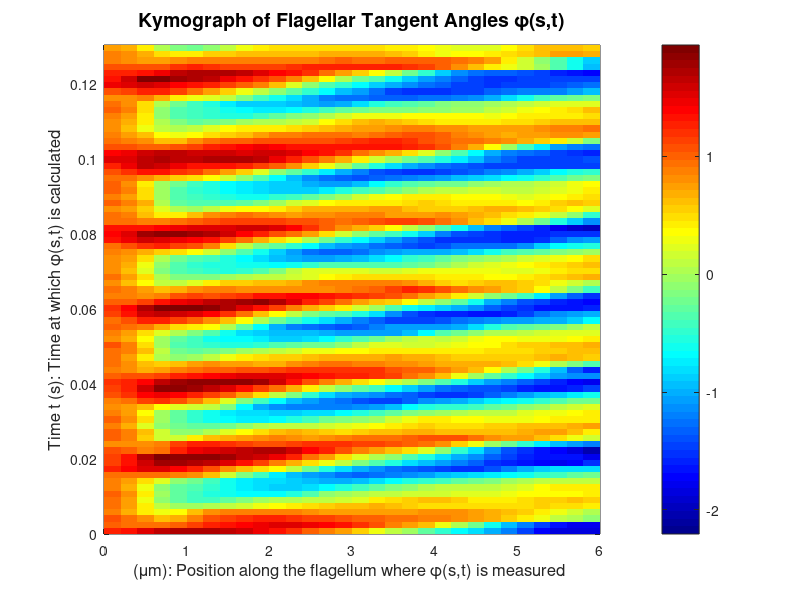

This figure's MATLAB source:
load('fluidE.mat'); 

[m, n] = size(XX); 

dx = diff(XX, 1, 1);  
dy = diff(YY, 1, 1);  
phi = atan2(dy, dx);
phi_unwrapped = zeros(size(phi));

%loop through each time step ( columns )
for i = 1:n
    phi_unwrapped(:,i) = unwrap(phi(:,i));
end

delta_s = space_scale; %distance between two adjacent points in micrometers 
delta_t = time_scale;  %time between frame in seconds

s = (0:size(phi_unwrapped,1)-1)' * delta_s; %position where phi is defined
t = (0:n-1)' * delta_t; % When phi is calcualted.                    

figure;
pcolor(s, t, phi_unwrapped');
shading flat;
colormap(jet);
colorbar;
xlabel('(\mum): Position along the flagellum where \phi(s,t) is measured ', 'FontSize', 12);
ylabel('Time t (s): Time at which \phi(s,t) is calculated', 'FontSize', 12);
title('Kymograph of Flagellar Tangent Angles \phi(s,t)', 'FontSize', 14);
axis tight;
grid off;